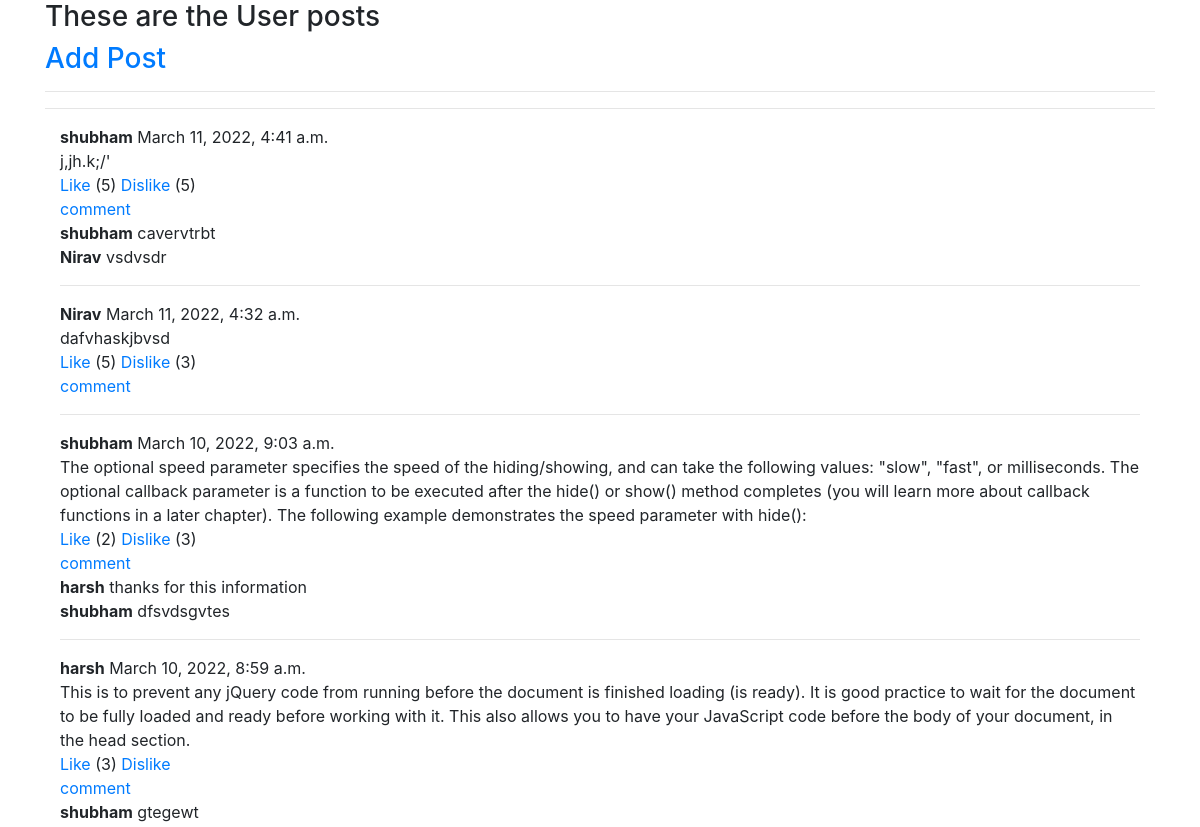
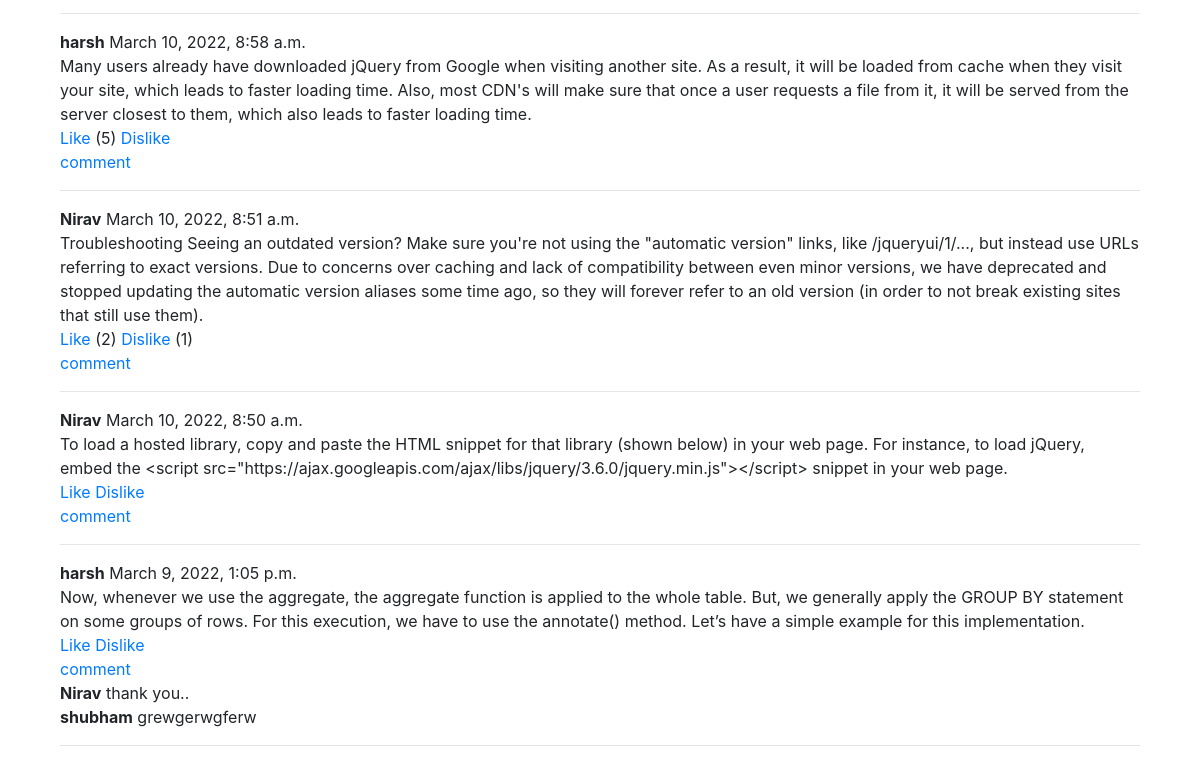
The app's page /post, older data (2 pictures, top to bottom).
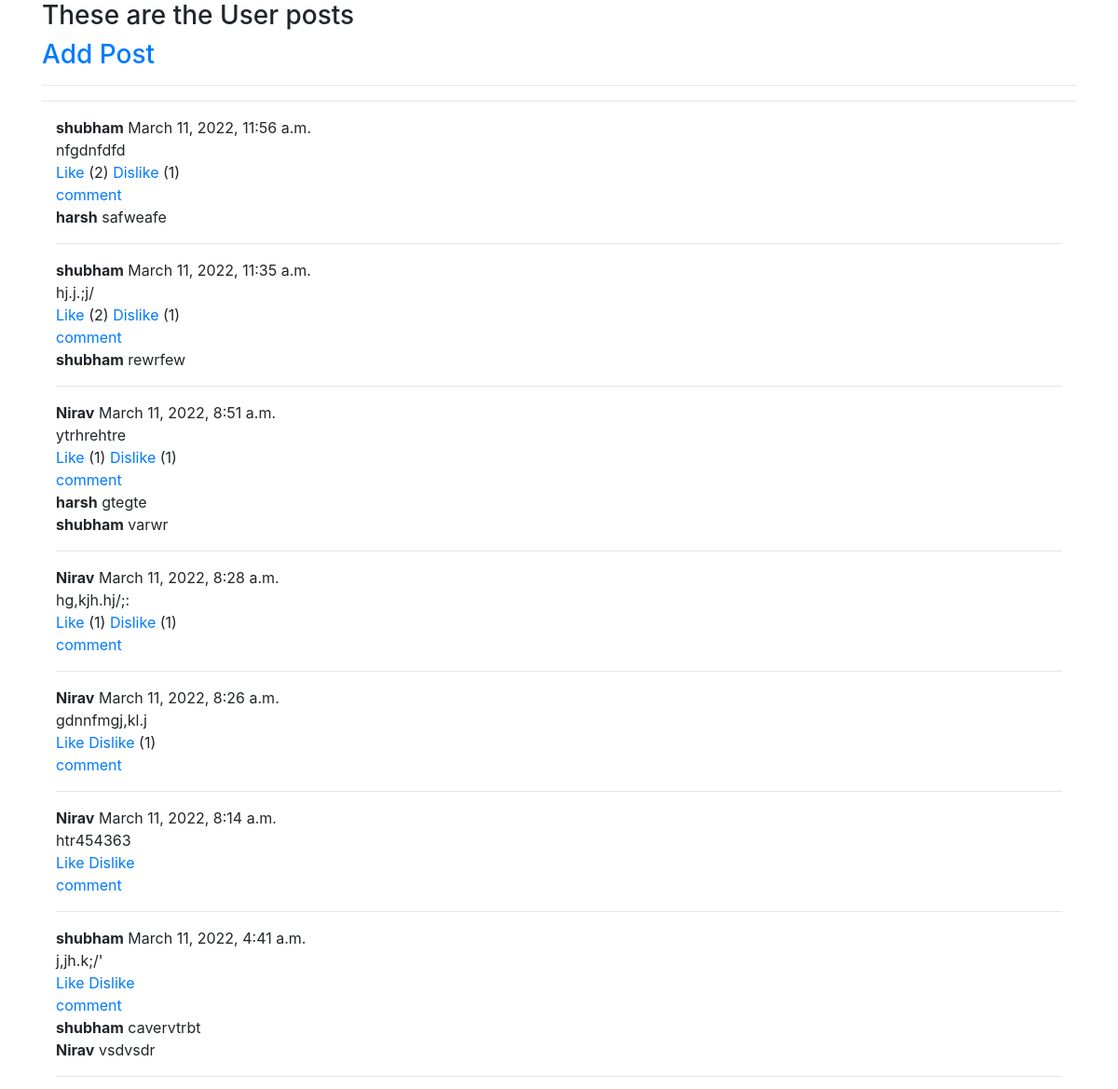
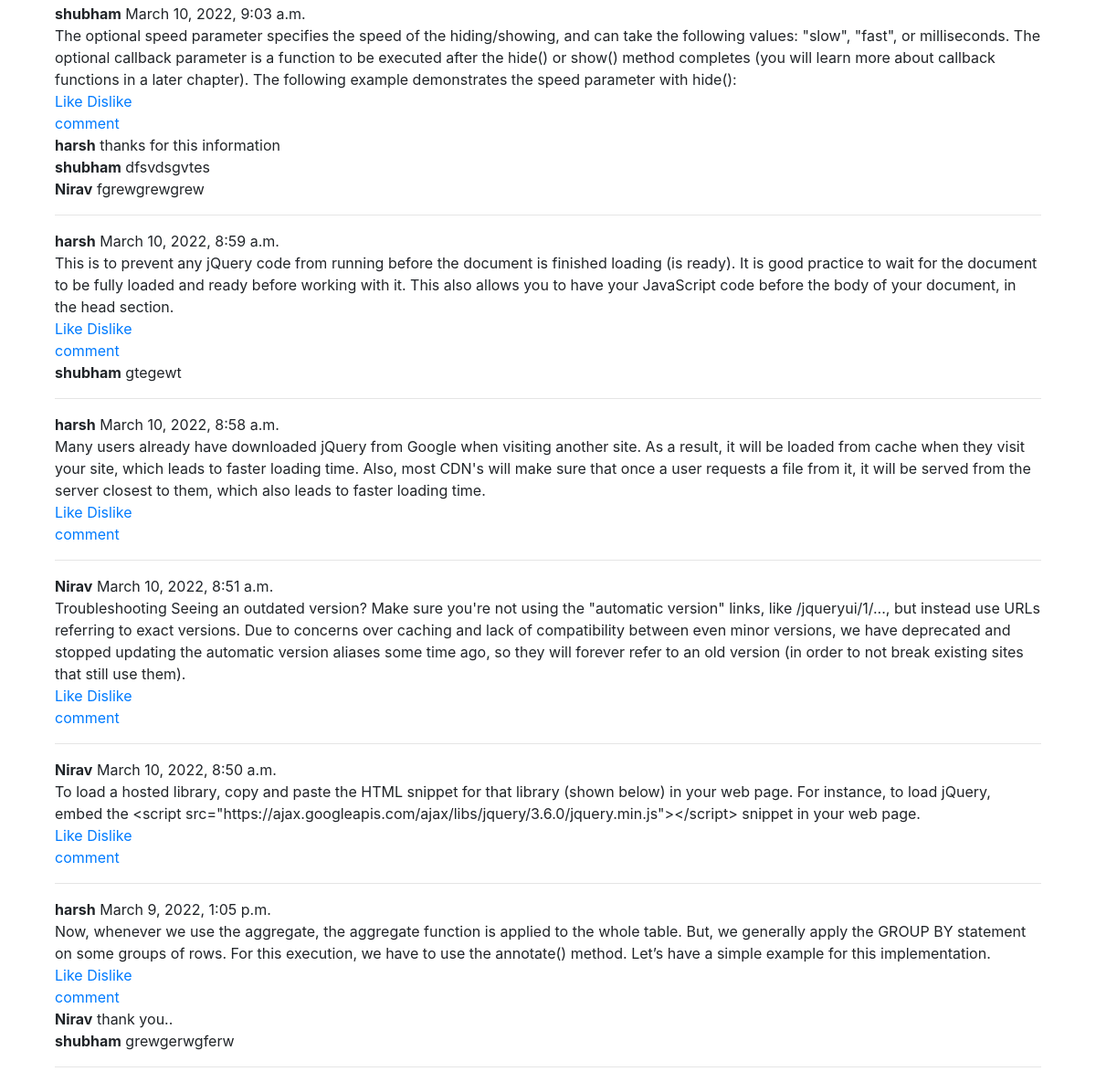
The same page, newer data (2 pictures, top to bottom).
### post/models.py (models this page shows)
class Post(models.Model):
    user=models.ForeignKey(User,on_delete=models.CASCADE)
    last_update=models.DateTimeField(auto_now_add=True,null=True)
    description=models.TextField()

class Comments(models.Model):
    user=models.ForeignKey(User,on_delete=models.CASCADE)
    post=models.ForeignKey(Post,on_delete=models.CASCADE)
    comment=models.TextField()

### post/views.py (the view)
# urls.py: path('post',views.post,name='post'),
def post(request):
    if request.method=="POST":
        user_id=request.user.id
        description=request.POST['description']
        data_store=Post(user_id=user_id,description=description)
        data_store.save()
        return redirect('/post')
    else:
        all_posts=Post.objects.values('id','user__username','last_update','description','user_id').order_by('-id')
        comments=Comments.objects.values('id','post_id','user_id','comment','user__username')
        likes_count = (Like.objects.values('post_id').annotate(likes=Count('post_id')))
        print(likes_count)
        dislikes_count = (Dislike.objects.values('post_id').annotate(dislikes=Count('post_id')))
        print(dislikes_count,"dislikes_count")
        return render(request,"post/post.html",{'all_posts':all_posts,'comments':comments,'likes_count':likes_count,'dislikes_count':dislikes_count})

### post/templates/post/post.html (shortened to what this page needs)
<!DOCTYPE html>
<html>
<head>
    <link rel="stylesheet" href="https://maxdn.bootstrapcdn.com/bootstrap/4.5.2/css/bootstrap.min.css">
</head>
<body>
    <div class="container">
        <form method="POST" action="/pass_comment">
            <h3>These are the User posts</h3><h3><a href="/add_post">Add Post</a></h3>
            <hr> <hr>
            <div class="container">
            {% for user_post in all_posts %}
            <b>{{user_post.user__username}}</b>
            <td name="user_post.last_update">{{user_post.last_update}}<br></td>
            <td>{{user_post.description}}<br></td>
            <a href="/likes/{{user_post.id}}" id="like_count">Like</a>
            {% for like_count in likes_count %}
            {% if user_post.id == like_count.post_id %}
                ({{like_count.likes}})
            {% endif %}
            {% endfor %}
            <a href="/dislike/{{user_post.id}}">Dislike</a>
            {% for dislike_count in dislikes_count %}
            {% if user_post.id == dislike_count.post_id %}
                ({{dislike_count.dislikes}})
            {% endif %}
            {% endfor %}
            <br>
            <a href="/pass_comment/{{user_post.id}}">comment</a>
            <br>
             {% for comment in comments %}
             {% if user_post.id == comment.post_id %}
             <b>{{comment.user__username}}</b>
             {{comment.comment}}
             <br>
             {% endif%}
             {% endfor %}
            <hr>
            {% endfor %}
        </form>
    </div>
</body>
</html>

Row changes from the older to the newer data that the page shows:
removed Post: user__username "Nirav", last_update "March 11, 2022, 4:32 a.m.", description "dafvhaskjbvsd", likes "5", dislikes "3"
added Post: user__username "shubham", last_update "March 11, 2022, 11:56 a.m.", description "nfgdnfdfd", likes "2", dislikes "1"
added Comments: user__username "harsh", comment "safweafe", shown under "shubham"
added Post: user__username "shubham", last_update "March 11, 2022, 11:35 a.m.", description "hj.j.;j/", likes "2", dislikes "1"
added Comments: user__username "shubham", comment "rewrfew"
added Post: user__username "Nirav", last_update "March 11, 2022, 8:51 a.m.", description "ytrhrehtre", likes "1", dislikes "1"
added Comments: user__username "harsh", comment "gtegte", shown under "Nirav"
added Comments: user__username "shubham", comment "varwr", shown under "Nirav"
added Post: user__username "Nirav", last_update "March 11, 2022, 8:28 a.m.", description "hg,kjh.hj/;:", likes "1", dislikes "1"
added Post: user__username "Nirav", last_update "March 11, 2022, 8:26 a.m.", description "gdnnfmgj,kl.j", dislikes "1"
added Post: user__username "Nirav", last_update "March 11, 2022, 8:14 a.m.", description "htr454363"
added Comments: user__username "Nirav", comment "fgrewgrewgrew", shown under Post "March 10, 2022, 9:03 a.m."
Text that changed along with them:
list line gone: "( 5 )"
list line gone: "( 2 )"
list line gone: "( 3 )"
list line gone: "( 1 )"
